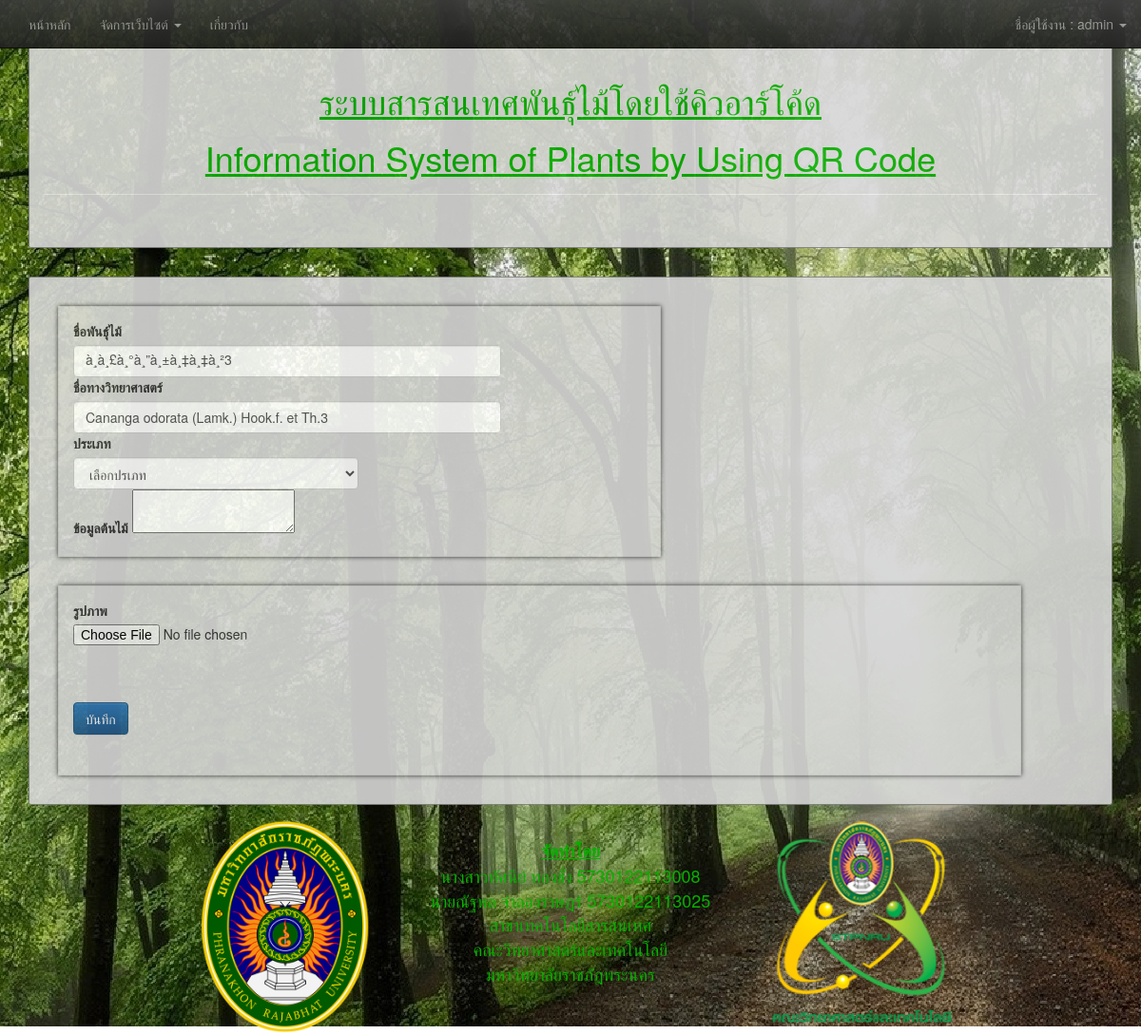
The page /edit-tree0.php?ID=15 (signed in) on the database its author committed.
### tables this page shows
CREATE TABLE `tree` (
  `Tree_ID` int(5) NOT NULL COMMENT 'ไอดี',
  `TreeName` varchar(100) NOT NULL COMMENT 'ชื่อ',
  `TreeNameEng` varchar(100) DEFAULT NULL,
  `SciName` varchar(100) NOT NULL COMMENT 'ชื่อวิทย์',
  `Pic` varchar(100) DEFAULT NULL,
  `Type` int(5) NOT NULL,
  `Tree_Detail` text NOT NULL,
  `CreateBy` varchar(100) DEFAULT NULL,
  `CreateDate` date DEFAULT NULL,
  `EditBy` varchar(100) DEFAULT NULL,
  `EditDate` date DEFAULT NULL
);

### edit-tree0.php (the view, shortened to what this page needs)
<?php
include'include/master.php';
include'include/condb.php';
?>
<!doctype html>
<html lang="en">
  <head>
<link href="css/bootstrap.min.css" rel="stylesheet">
<link rel="stylesheet" href="https://maxcdn.bootstrapcdn.com/bootstrap/3.3.7/css/bootstrap.min.css">
<link rel="stylesheet" href="https://maxcdn.bootstrapcdn.com/bootstrap/3.3.7/css/bootstrap-theme.min.css">
<?php
   $strID = null;
   if(isset($_GET["ID"]))
   {
     $strID = $_GET["ID"];
   }
 $sql = "SELECT * FROM Tree
 WHERE Tree_ID = '".$strID."' ";
 $query = mysqli_query($conn, $sql);
 $result=mysqli_fetch_array($query,MYSQLI_ASSOC);
?>
  </head>
	<body>
    <div class="container">
<div class="visible-lg">
            <div class="transbox" style="background: #d8d8d8;">
<?php head(); ?>  <br>
</div></div>
        <content>
            <div class="transbox" style="background: #d8d8d8;">
                <form  action="editrecord/edittree.php" method="post" name="mainfrm">
                <div class="row">
                    <div class="col-lg-7">
                        <div class="box all">
                            <label for="exampleInputEmail1">ชื่อพันธุ์ไม้</label>
                            <input type="text" class="form-control" name="txtName" value="<?php echo $result['TreeName'];?>" style="width:450px;">
                            <label for="exampleInputPassword1">ชื่อทางวิทยาศาสตร์</label>
                            <input type="text" class="form-control" name="txtSciName" value="<?php echo $result['SciName'];?>" style="width:450px;">
                            <label for="exampleInputPassword1">ประเภท </label>
                            <select name="txtType" required class="form-control" style="width:300px;">
                                 <option value="">เลือกปรเภท</option>
                                    <?php
                                        $sql = "SELECT * FROM Type ORDER BY Type_ID ASC";
                                        $query = mysqli_query($conn,$sql);
                                        while($result=mysqli_fetch_array($query,MYSQLI_ASSOC)){
                                    ?>
                                    <option value="<?= $result["Type_ID"];?>"> <?= $result["Type_Name"];?> </option>
                                  <?php
                                    }
                                  ?>
                               </select>
                            <label for="exampleInputPassword1">ข้อมูลต้นไม้</label>
                            <textarea name="detail" id="detail" ><?php echo $result["detail"]; ?></textarea>
                        </div>
                    </div>
                </div>
                <div class="row">
                    <div class="col-lg-11">
                        <div class="box all" style="height: 200px !important;">
                            <label for="exampleInputFile">รูปภาพ</label>
                            <input type="file" name="filUpload"><br><br><br>
                            <button type="submit" class="btn btn-primary">บันทึก</button>
                        </div>
                    </div>
                </div>
                </form>
            </div>
        </content>
    </div>
  </body>
</html>

### edit-tree0.php (style rules this page uses)
body { background-image: url('images/BG1.jpg'); background-repeat: no-repeat; background-attachment: fixed; }
div.transbox { margin-top: 30px; margin-bottom: 15px; padding: 15px; background-color:#00ad00; border-radius: 0.25rem !important; border:1px solid gray; filter:alpha(opacity=90); opacity:0.9; }
.box { height: 95%; width: 100%; margin: 15px; padding: 15px; border: 1px solid #ccc; }
.all { box-shadow: 0 0 5px #333; }

### rows shown on the page
tree: txtName "à¸à¸£à¸°à¸”à¸±à¸‡à¸‡à¸²3", txtSciName "Cananga odorata (Lamk.) Hook.f. et Th.3"

### other values the page prints
$_SESSION["User_Name"] "admin"
